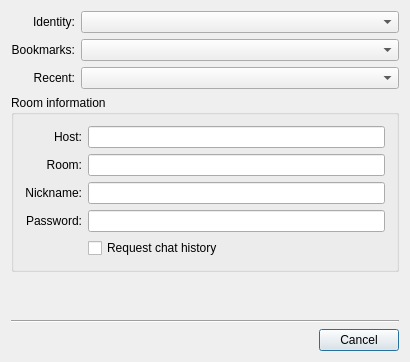
<?xml version="1.0" encoding="UTF-8"?>
<ui version="4.0">
 <class>MUCJoin</class>
 <widget class="QDialog" name="MUCJoin">
  <property name="geometry">
   <rect>
    <x>0</x>
    <y>0</y>
    <width>410</width>
    <height>362</height>
   </rect>
  </property>
  <property name="windowTitle">
   <string>Join Groupchat</string>
  </property>
  <layout class="QGridLayout" name="_2">
   <item row="0" column="0">
    <widget class="QLabel" name="lb_identity">
     <property name="text">
      <string>Identity:</string>
     </property>
     <property name="alignment">
      <set>Qt::AlignRight|Qt::AlignTrailing|Qt::AlignVCenter</set>
     </property>
    </widget>
   </item>
   <item row="0" column="1">
    <widget class="AccountsComboBox" name="cb_ident"/>
   </item>
   <item row="2" column="0">
    <widget class="QLabel" name="TextLabel1_2">
     <property name="text">
      <string>Recent:</string>
     </property>
     <property name="alignment">
      <set>Qt::AlignRight|Qt::AlignTrailing|Qt::AlignVCenter</set>
     </property>
    </widget>
   </item>
   <item row="2" column="1">
    <widget class="QComboBox" name="cb_recent">
     <property name="sizePolicy">
      <sizepolicy hsizetype="Expanding" vsizetype="Fixed">
       <horstretch>0</horstretch>
       <verstretch>0</verstretch>
      </sizepolicy>
     </property>
    </widget>
   </item>
   <item row="4" column="0" colspan="2">
    <widget class="QGroupBox" name="gb_info">
     <property name="title">
      <string>Room information</string>
     </property>
     <layout class="QGridLayout">
      <item row="0" column="0">
       <widget class="QLabel" name="TextLabel2">
        <property name="text">
         <string>Host:</string>
        </property>
        <property name="alignment">
         <set>Qt::AlignRight|Qt::AlignTrailing|Qt::AlignVCenter</set>
        </property>
       </widget>
      </item>
      <item row="0" column="1">
       <widget class="QLineEdit" name="le_host"/>
      </item>
      <item row="1" column="0">
       <widget class="QLabel" name="TextLabel3">
        <property name="text">
         <string>Room:</string>
        </property>
        <property name="alignment">
         <set>Qt::AlignRight|Qt::AlignTrailing|Qt::AlignVCenter</set>
        </property>
       </widget>
      </item>
      <item row="1" column="1">
       <widget class="QLineEdit" name="le_room"/>
      </item>
      <item row="2" column="0">
       <widget class="QLabel" name="TextLabel4">
        <property name="text">
         <string>Nickname:</string>
        </property>
        <property name="alignment">
         <set>Qt::AlignRight|Qt::AlignTrailing|Qt::AlignVCenter</set>
        </property>
       </widget>
      </item>
      <item row="2" column="1">
       <widget class="QLineEdit" name="le_nick"/>
      </item>
      <item row="3" column="0">
       <widget class="QLabel" name="TextLabel5">
        <property name="text">
         <string>Password:</string>
        </property>
        <property name="alignment">
         <set>Qt::AlignRight|Qt::AlignTrailing|Qt::AlignVCenter</set>
        </property>
       </widget>
      </item>
      <item row="3" column="1">
       <widget class="QLineEdit" name="le_pass">
        <property name="echoMode">
         <enum>QLineEdit::Password</enum>
        </property>
       </widget>
      </item>
      <item row="4" column="1">
       <widget class="QCheckBox" name="ck_history">
        <property name="text">
         <string>Request chat history</string>
        </property>
       </widget>
      </item>
     </layout>
    </widget>
   </item>
   <item row="5" column="0" colspan="2">
    <spacer>
     <property name="orientation">
      <enum>Qt::Vertical</enum>
     </property>
     <property name="sizeType">
      <enum>QSizePolicy::Expanding</enum>
     </property>
     <property name="sizeHint" stdset="0">
      <size>
       <width>331</width>
       <height>0</height>
      </size>
     </property>
    </spacer>
   </item>
   <item row="6" column="0" colspan="2">
    <widget class="Line" name="Line1">
     <property name="frameShape">
      <enum>QFrame::HLine</enum>
     </property>
     <property name="frameShadow">
      <enum>QFrame::Sunken</enum>
     </property>
     <property name="orientation">
      <enum>Qt::Horizontal</enum>
     </property>
    </widget>
   </item>
   <item row="7" column="0">
    <widget class="BusyWidget" name="busy" native="true"/>
   </item>
   <item row="7" column="1">
    <widget class="QDialogButtonBox" name="buttonBox">
     <property name="standardButtons">
      <set>QDialogButtonBox::Cancel</set>
     </property>
    </widget>
   </item>
   <item row="1" column="0">
    <widget class="QLabel" name="label">
     <property name="text">
      <string>Bookmarks:</string>
     </property>
     <property name="alignment">
      <set>Qt::AlignRight|Qt::AlignTrailing|Qt::AlignVCenter</set>
     </property>
    </widget>
   </item>
   <item row="1" column="1">
    <widget class="QComboBox" name="cb_bookmarks"/>
   </item>
  </layout>
 </widget>
 <layoutdefault spacing="6" margin="11"/>
 <pixmapfunction>qPixmapFromMimeSource</pixmapfunction>
 <customwidgets>
  <customwidget>
   <class>BusyWidget</class>
   <extends>QWidget</extends>
   <header>busywidget.h</header>
   <container>1</container>
  </customwidget>
  <customwidget>
   <class>AccountsComboBox</class>
   <extends>QComboBox</extends>
   <header>accountscombobox.h</header>
  </customwidget>
 </customwidgets>
 <tabstops>
  <tabstop>cb_recent</tabstop>
  <tabstop>le_host</tabstop>
  <tabstop>le_room</tabstop>
  <tabstop>le_nick</tabstop>
  <tabstop>le_pass</tabstop>
  <tabstop>ck_history</tabstop>
 </tabstops>
 <resources/>
 <connections>
  <connection>
   <sender>buttonBox</sender>
   <signal>rejected()</signal>
   <receiver>MUCJoin</receiver>
   <slot>reject()</slot>
   <hints>
    <hint type="sourcelabel">
     <x>362</x>
     <y>348</y>
    </hint>
    <hint type="destinationlabel">
     <x>406</x>
     <y>316</y>
    </hint>
   </hints>
  </connection>
  <connection>
   <sender>buttonBox</sender>
   <signal>accepted()</signal>
   <receiver>MUCJoin</receiver>
   <slot>accept()</slot>
   <hints>
    <hint type="sourcelabel">
     <x>312</x>
     <y>343</y>
    </hint>
    <hint type="destinationlabel">
     <x>336</x>
     <y>316</y>
    </hint>
   </hints>
  </connection>
 </connections>
</ui>
